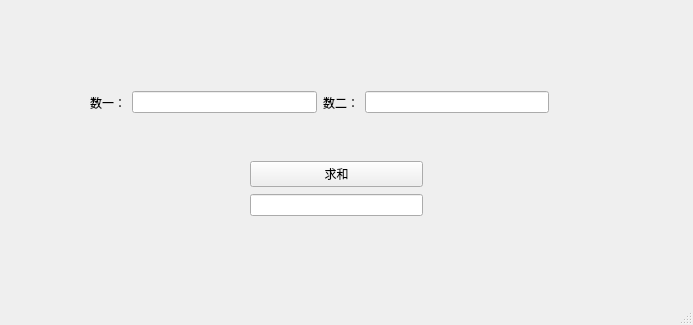
<?xml version="1.0" encoding="UTF-8"?>
<ui version="4.0">
 <class>MainWindow</class>
 <widget class="QMainWindow" name="MainWindow">
  <property name="geometry">
   <rect>
    <x>0</x>
    <y>0</y>
    <width>693</width>
    <height>325</height>
   </rect>
  </property>
  <property name="windowTitle">
   <string>MainWindow</string>
  </property>
  <widget class="QWidget" name="centralwidget">
   <widget class="QWidget" name="">
    <property name="geometry">
     <rect>
      <x>250</x>
      <y>160</y>
      <width>173</width>
      <height>58</height>
     </rect>
    </property>
    <layout class="QVBoxLayout" name="verticalLayout">
     <item>
      <widget class="QPushButton" name="pushButton">
       <property name="text">
        <string>求和</string>
       </property>
      </widget>
     </item>
     <item>
      <widget class="QLineEdit" name="lineEdit_3"/>
     </item>
    </layout>
   </widget>
   <widget class="QWidget" name="">
    <property name="geometry">
     <rect>
      <x>90</x>
      <y>90</y>
      <width>459</width>
      <height>25</height>
     </rect>
    </property>
    <layout class="QHBoxLayout" name="horizontalLayout_3">
     <item>
      <layout class="QHBoxLayout" name="horizontalLayout">
       <item>
        <widget class="QLabel" name="label">
         <property name="text">
          <string>数一：</string>
         </property>
        </widget>
       </item>
       <item>
        <widget class="QLineEdit" name="lineEdit"/>
       </item>
      </layout>
     </item>
     <item>
      <layout class="QHBoxLayout" name="horizontalLayout_2">
       <item>
        <widget class="QLabel" name="label_2">
         <property name="text">
          <string>数二：</string>
         </property>
        </widget>
       </item>
       <item>
        <widget class="QLineEdit" name="lineEdit_2"/>
       </item>
      </layout>
     </item>
    </layout>
   </widget>
  </widget>
  <widget class="QStatusBar" name="statusbar"/>
 </widget>
 <resources/>
 <connections/>
</ui>
